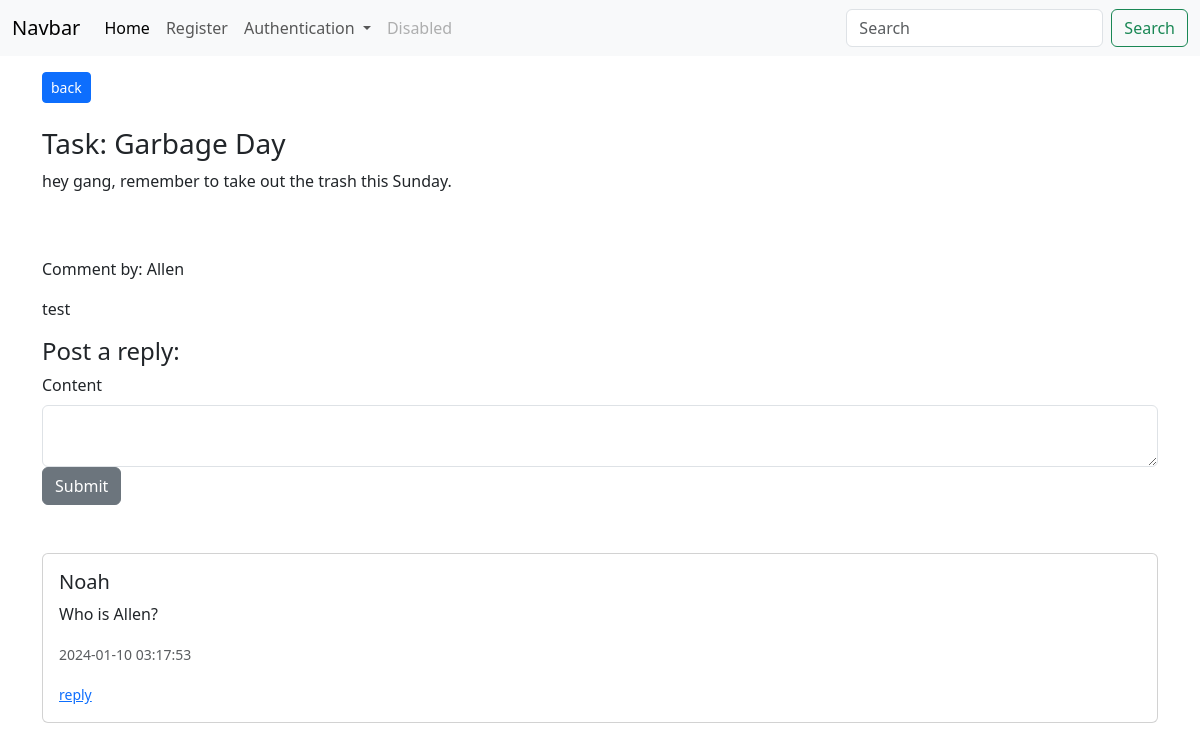
/comment/10 (signed in), run on the app's committed database.
### app/models/models.py (models this page shows, shortened)
class GroupTasks(db.Model): # TODO reference other users, and each user can see their tasks
    id = db.Column(db.Integer, primary_key=True)
    poster_id = db.Column(db.Integer, db.ForeignKey('users.id'))
    title = db.Column(db.String(55))
    content = db.Column(db.Text)
    due_date = db.Column(db.DateTime, default=datetime.utcnow)
    date_posted = db.Column(db.DateTime, default=datetime.utcnow)
    status = db.Column(db.Integer, default = 0)
    tally = db.Column(db.Integer, default = 0)

class Users(db.Model, UserMixin):
    id = db.Column(db.Integer, primary_key=True)
    key = db.Column(db.String(20), nullable=False)
    username = db.Column(db.String(20), nullable=False, unique=True)
    name = db.Column(db.String(40), nullable=False)
    date_added = db.Column(db.DateTime, default=datetime.utcnow)
    password_hash = db.Column(db.String(128))
    @property
    def password(self):
        raise AttributeError('password is not a readable attribute!')

class GroupTasksComments(db.Model):
    id = db.Column(db.Integer, primary_key=True, autoincrement=True)
    task_id = db.Column(db.Integer, db.ForeignKey('group_tasks.id'))
    parent_id = db.Column(db.Integer, db.ForeignKey('group_tasks_comments.id'), nullable=True, default = 0) # null by default
    poster_id = db.Column(db.Integer, db.ForeignKey('users.id'))
    content = db.Column(db.String(1000), nullable=False)
    date_posted = db.Column(db.DateTime, default=datetime.utcnow)
    last_updated = db.Column(db.DateTime, default=datetime.utcnow)
    tally = db.Column(db.Integer, default = 0)

### app/dash/routes.py (the view)
@dash_bp.route("/comment/<int:id>", methods=['GET', 'POST'])
@login_required
def comment(id):
    comment_form = GroupTaskCommentForm()
    if comment_form.validate_on_submit():
        task_id = paul.get_comment(id).task_id
        return paul.post_threaded_comment_and_redirect(comment_form, id,task_id)
    comments = paul.get_threaded_comments(id)
    parent_comment = paul.get_comment(id)
    name = paul.get_poster_name(parent_comment.poster_id)
    task = paul.get_root_task(id)
    comment_form.content.data = ''
    return render_template("comment.html", id=id, comments=comments, parent_comment=parent_comment, comment_form=comment_form, name=name, task=task, get_name=paul.get_poster_name)

### app/forms.py
class GroupTaskCommentForm(FlaskForm):
    content = CKEditorField('Content', validators=[DataRequired()])
    submit = SubmitField("Submit")

class SearchForm(FlaskForm):
    searched = StringField("Searched", validators=[DataRequired()])
    submit = SubmitField("Submit")

### app/DataInterface/group.py (called while the page is built)
    def get_comment(self, id):
        return GroupTasksComments.query.get_or_404(id)

    def get_threaded_comments(self, id):
        comments = []
        get_comments = GroupTasksComments.query.filter_by(parent_id = id)
        for i in get_comments:
            comments.append(i)
        return comments

    def get_poster_name(self, poster_id ):
        return Users.query.filter_by(id = poster_id).first().name

    def get_root_task(self, comment_id):
        comment = self.get_comment(comment_id)
        task_id = comment.task_id
        task = GroupTasks.query.filter_by(id=task_id).first()
        return task

### run.py (called while the page is built)
@app.context_processor
def base():
    form = SearchForm()
    return dict(form=form)

### app/templates/comment.html (shortened to what this page needs)
{% extends 'base.html' %}
{% block content %}
<div class="container mt-3">
{%if not parent_comment.parent_id == 0%}
<a href="{{url_for('dash_bp.comment', id=parent_comment.parent_id)}}"> <button type="button" class="btn btn-primary btn-sm">back</button></a>
{%else%}
<a href="{{url_for('dash_bp.group_task', id=task.id)}}"> <button type="button" class="btn btn-primary btn-sm">back</button></a>
{%endif%}
</div>
<div class="container mt-4">
    <h3>Task: {{ task.title }}</h3>
    <p>{{ task.content }}</p>
    <br><br>
    <p>Comment by: {{ name }}</p>
    <p style="max-width: 500px; word-wrap: break-word; width: 500px;">{{ parent_comment.content }}</p>
    <h4>Post a reply:</h4>
    <form method="POST" autocomplete="off">
        <div class="form-group">
            {{ comment_form.content.label(class="form-label") }}
            {{ comment_form.content(class="form-control") }}
        </div>
        {{ comment_form.submit(class="btn btn-secondary") }}
    </form>
    <br><br>
    <div class="comments">
        {% for comment in comments %}
            <div class="card mb-2">
                <div class="card-body">
                    <h5 class="card-title">{{ get_name(comment.poster_id) }}</h5>
                    <p class="card-text">{{ comment.content }}</p>
                    <p class="card-text"><small class="text-muted">{{ comment.date_posted.strftime('%Y-%m-%d %H:%M:%S') }}</small></p>
                    <small><a href="{{url_for('dash_bp.comment', id=comment.id)}}">reply</a></small>
                </div>
            </div>
        {% endfor %}
    </div>
</div>
{% endblock %}

### data on the page
GroupTasks: title "Garbage Day", content "hey gang, remember to take out the trash this Sunday."
Users: name "Allen"
GroupTasksComments: content "test"
GroupTasksComments: content "Who is Allen?", date_posted "2024-01-10 03:17:53"
Users: name "Noah"

### other printed values
{{ comment_form.content.label(class="form-label") }} "Content"
